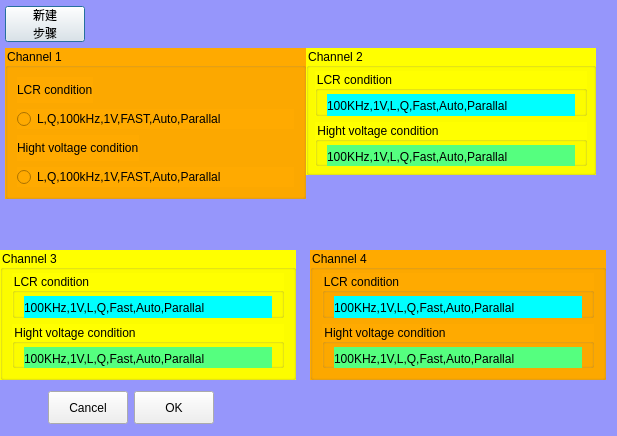
<?xml version="1.0" encoding="UTF-8"?>
<ui version="4.0">
 <class>clsWKEControlBox</class>
 <widget class="QDialog" name="clsWKEControlBox">
  <property name="geometry">
   <rect>
    <x>0</x>
    <y>0</y>
    <width>617</width>
    <height>436</height>
   </rect>
  </property>
  <property name="windowTitle">
   <string>Dialog</string>
  </property>
  <property name="styleSheet">
   <string notr="true">QDialog
{
	background-color:rgb(150,150,251);
}</string>
  </property>
  <widget class="QGroupBox" name="groupBox">
   <property name="geometry">
    <rect>
     <x>5</x>
     <y>48</y>
     <width>301</width>
     <height>151</height>
    </rect>
   </property>
   <property name="styleSheet">
    <string notr="true">font: 12pt &quot;楷体&quot;;
background-color: rgb(255, 170, 0);</string>
   </property>
   <property name="title">
    <string>Channel 1</string>
   </property>
   <layout class="QGridLayout" name="gridLayout_3">
    <item row="0" column="0">
     <layout class="QVBoxLayout" name="verticalLayout">
      <item>
       <layout class="QHBoxLayout" name="horizontalLayout_3">
        <item>
         <widget class="QLabel" name="label">
          <property name="text">
           <string>LCR condition</string>
          </property>
         </widget>
        </item>
        <item>
         <spacer name="horizontalSpacer_3">
          <property name="orientation">
           <enum>Qt::Horizontal</enum>
          </property>
          <property name="sizeHint" stdset="0">
           <size>
            <width>40</width>
            <height>20</height>
           </size>
          </property>
         </spacer>
        </item>
       </layout>
      </item>
      <item>
       <widget class="QRadioButton" name="rbtnLCR1">
        <property name="text">
         <string>L,Q,100kHz,1V,FAST,Auto,Parallal</string>
        </property>
       </widget>
      </item>
     </layout>
    </item>
    <item row="1" column="0">
     <layout class="QVBoxLayout" name="verticalLayout_2">
      <item>
       <layout class="QHBoxLayout" name="horizontalLayout_4">
        <item>
         <widget class="QLabel" name="label_2">
          <property name="text">
           <string>Hight voltage condition</string>
          </property>
         </widget>
        </item>
        <item>
         <spacer name="horizontalSpacer_4">
          <property name="orientation">
           <enum>Qt::Horizontal</enum>
          </property>
          <property name="sizeHint" stdset="0">
           <size>
            <width>40</width>
            <height>20</height>
           </size>
          </property>
         </spacer>
        </item>
       </layout>
      </item>
      <item>
       <widget class="QRadioButton" name="rbtnHV1">
        <property name="text">
         <string>L,Q,100kHz,1V,FAST,Auto,Parallal</string>
        </property>
       </widget>
      </item>
     </layout>
    </item>
   </layout>
  </widget>
  <widget class="QGroupBox" name="groupBox_2">
   <property name="geometry">
    <rect>
     <x>306</x>
     <y>48</y>
     <width>290</width>
     <height>127</height>
    </rect>
   </property>
   <property name="styleSheet">
    <string notr="true">font: 12pt &quot;楷体&quot;;
background-color: rgb(255, 255, 0);</string>
   </property>
   <property name="title">
    <string>Channel 2</string>
   </property>
   <layout class="QGridLayout" name="gridLayout_2">
    <property name="leftMargin">
     <number>6</number>
    </property>
    <property name="topMargin">
     <number>3</number>
    </property>
    <property name="rightMargin">
     <number>6</number>
    </property>
    <property name="bottomMargin">
     <number>6</number>
    </property>
    <item row="0" column="0">
     <widget class="QGroupBox" name="groupBox_6">
      <property name="title">
       <string>LCR condition</string>
      </property>
      <layout class="QGridLayout" name="gridLayout_7">
       <property name="topMargin">
        <number>3</number>
       </property>
       <property name="bottomMargin">
        <number>3</number>
       </property>
       <item row="0" column="0">
        <widget class="clsLabel" name="labelLCR2">
         <property name="minimumSize">
          <size>
           <width>0</width>
           <height>23</height>
          </size>
         </property>
         <property name="styleSheet">
          <string notr="true">font: 12pt &quot;楷体&quot;;
background-color: rgb(0, 255, 255);</string>
         </property>
         <property name="text">
          <string>100KHz,1V,L,Q,Fast,Auto,Parallal</string>
         </property>
        </widget>
       </item>
      </layout>
     </widget>
    </item>
    <item row="1" column="0">
     <widget class="QGroupBox" name="groupBox_7">
      <property name="title">
       <string>Hight voltage condition</string>
      </property>
      <layout class="QGridLayout" name="gridLayout_6">
       <property name="topMargin">
        <number>3</number>
       </property>
       <property name="bottomMargin">
        <number>3</number>
       </property>
       <item row="0" column="0">
        <widget class="clsLabel" name="labelHV2">
         <property name="minimumSize">
          <size>
           <width>0</width>
           <height>23</height>
          </size>
         </property>
         <property name="styleSheet">
          <string notr="true">font: 12pt &quot;楷体&quot;;
background-color: rgb(85, 255, 127);</string>
         </property>
         <property name="text">
          <string>100KHz,1V,L,Q,Fast,Auto,Parallal</string>
         </property>
        </widget>
       </item>
      </layout>
     </widget>
    </item>
   </layout>
  </widget>
  <widget class="QGroupBox" name="groupBox_3">
   <property name="geometry">
    <rect>
     <x>0</x>
     <y>250</y>
     <width>296</width>
     <height>130</height>
    </rect>
   </property>
   <property name="styleSheet">
    <string notr="true">font: 12pt &quot;楷体&quot;;
background-color: rgb(255, 255, 0);</string>
   </property>
   <property name="title">
    <string>Channel 3</string>
   </property>
   <layout class="QGridLayout" name="gridLayout_9">
    <property name="topMargin">
     <number>3</number>
    </property>
    <item row="0" column="0">
     <widget class="QGroupBox" name="groupBox_8">
      <property name="title">
       <string>LCR condition</string>
      </property>
      <layout class="QGridLayout" name="gridLayout">
       <property name="topMargin">
        <number>3</number>
       </property>
       <property name="bottomMargin">
        <number>3</number>
       </property>
       <item row="0" column="0">
        <widget class="clsLabel" name="labelLCR3">
         <property name="minimumSize">
          <size>
           <width>0</width>
           <height>23</height>
          </size>
         </property>
         <property name="styleSheet">
          <string notr="true">font: 12pt &quot;楷体&quot;;
background-color: rgb(0, 255, 255);</string>
         </property>
         <property name="text">
          <string>100KHz,1V,L,Q,Fast,Auto,Parallal</string>
         </property>
        </widget>
       </item>
      </layout>
     </widget>
    </item>
    <item row="1" column="0">
     <widget class="QGroupBox" name="groupBox_9">
      <property name="title">
       <string>Hight voltage condition</string>
      </property>
      <layout class="QGridLayout" name="gridLayout_8">
       <property name="topMargin">
        <number>3</number>
       </property>
       <property name="bottomMargin">
        <number>3</number>
       </property>
       <item row="0" column="0">
        <widget class="clsLabel" name="labelHV3">
         <property name="minimumSize">
          <size>
           <width>0</width>
           <height>23</height>
          </size>
         </property>
         <property name="styleSheet">
          <string notr="true">font: 12pt &quot;楷体&quot;;
background-color: rgb(85, 255, 127);</string>
         </property>
         <property name="text">
          <string>100KHz,1V,L,Q,Fast,Auto,Parallal</string>
         </property>
        </widget>
       </item>
      </layout>
     </widget>
    </item>
   </layout>
  </widget>
  <widget class="QWidget" name="">
   <property name="geometry">
    <rect>
     <x>5</x>
     <y>5</y>
     <width>123</width>
     <height>38</height>
    </rect>
   </property>
   <layout class="QHBoxLayout" name="horizontalLayout">
    <item>
     <widget class="QPushButton" name="btnNewSetup">
      <property name="maximumSize">
       <size>
        <width>16777215</width>
        <height>36</height>
       </size>
      </property>
      <property name="styleSheet">
       <string notr="true">font: 10pt &quot;楷体&quot;;</string>
      </property>
      <property name="text">
       <string>新建
步骤</string>
      </property>
     </widget>
    </item>
    <item>
     <spacer name="horizontalSpacer">
      <property name="orientation">
       <enum>Qt::Horizontal</enum>
      </property>
      <property name="sizeHint" stdset="0">
       <size>
        <width>40</width>
        <height>20</height>
       </size>
      </property>
     </spacer>
    </item>
   </layout>
  </widget>
  <widget class="QGroupBox" name="groupBox_10">
   <property name="geometry">
    <rect>
     <x>310</x>
     <y>250</y>
     <width>296</width>
     <height>130</height>
    </rect>
   </property>
   <property name="styleSheet">
    <string notr="true">font: 12pt &quot;楷体&quot;;
background-color: rgb(255, 170, 0);</string>
   </property>
   <property name="title">
    <string>Channel 4</string>
   </property>
   <layout class="QGridLayout" name="gridLayout_10">
    <property name="topMargin">
     <number>3</number>
    </property>
    <item row="0" column="0">
     <widget class="QGroupBox" name="groupBox_11">
      <property name="title">
       <string>LCR condition</string>
      </property>
      <layout class="QGridLayout" name="gridLayout_11">
       <property name="topMargin">
        <number>3</number>
       </property>
       <property name="bottomMargin">
        <number>3</number>
       </property>
       <item row="0" column="0">
        <widget class="clsLabel" name="labelLCR4">
         <property name="minimumSize">
          <size>
           <width>0</width>
           <height>23</height>
          </size>
         </property>
         <property name="styleSheet">
          <string notr="true">font: 12pt &quot;楷体&quot;;
background-color: rgb(0, 255, 255);</string>
         </property>
         <property name="text">
          <string>100KHz,1V,L,Q,Fast,Auto,Parallal</string>
         </property>
        </widget>
       </item>
      </layout>
     </widget>
    </item>
    <item row="1" column="0">
     <widget class="QGroupBox" name="groupBox_12">
      <property name="title">
       <string>Hight voltage condition</string>
      </property>
      <layout class="QGridLayout" name="gridLayout_12">
       <property name="topMargin">
        <number>3</number>
       </property>
       <property name="bottomMargin">
        <number>3</number>
       </property>
       <item row="0" column="0">
        <widget class="clsLabel" name="labelHV4">
         <property name="minimumSize">
          <size>
           <width>0</width>
           <height>23</height>
          </size>
         </property>
         <property name="styleSheet">
          <string notr="true">font: 12pt &quot;楷体&quot;;
background-color: rgb(85, 255, 127);</string>
         </property>
         <property name="text">
          <string>100KHz,1V,L,Q,Fast,Auto,Parallal</string>
         </property>
        </widget>
       </item>
      </layout>
     </widget>
    </item>
   </layout>
  </widget>
  <widget class="QWidget" name="">
   <property name="geometry">
    <rect>
     <x>10</x>
     <y>390</y>
     <width>204</width>
     <height>35</height>
    </rect>
   </property>
   <layout class="QHBoxLayout" name="horizontalLayout_2">
    <item>
     <spacer name="horizontalSpacer_2">
      <property name="orientation">
       <enum>Qt::Horizontal</enum>
      </property>
      <property name="sizeHint" stdset="0">
       <size>
        <width>40</width>
        <height>20</height>
       </size>
      </property>
     </spacer>
    </item>
    <item>
     <widget class="QPushButton" name="btnCancel">
      <property name="minimumSize">
       <size>
        <width>0</width>
        <height>33</height>
       </size>
      </property>
      <property name="styleSheet">
       <string notr="true">font: 12pt &quot;楷体&quot;;</string>
      </property>
      <property name="text">
       <string>Cancel</string>
      </property>
     </widget>
    </item>
    <item>
     <widget class="QPushButton" name="btnOK">
      <property name="minimumSize">
       <size>
        <width>0</width>
        <height>33</height>
       </size>
      </property>
      <property name="styleSheet">
       <string notr="true">font: 12pt &quot;楷体&quot;;</string>
      </property>
      <property name="text">
       <string>OK</string>
      </property>
     </widget>
    </item>
   </layout>
  </widget>
 </widget>
 <customwidgets>
  <customwidget>
   <class>clsLabel</class>
   <extends>QLabel</extends>
   <header>clsLabel.h</header>
  </customwidget>
 </customwidgets>
 <resources/>
 <connections/>
</ui>
